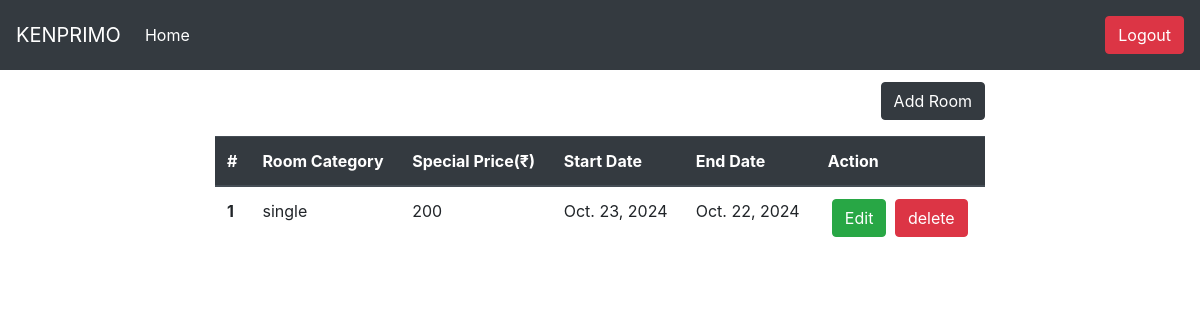
Screenshot of /view_offer/ with the database file from the repository.
### crudapp/models.py (models this page shows)
class SpecialRate(models.Model):
    room_category =models.CharField(max_length=255)
    start_date=models.DateField(null=True)
    end_date=models.DateField(null=True)
    room_multiplier = models.IntegerField(default=0)

### crudapp/views.py (the view)
# urls.py: path('view_offer/', views.view_offer, name='view_offer'),
def view_offer(request):
    spcl= SpecialRate.objects.all()
    cat=RoomCategory.objects.all()
    return render(request, "Special_rate/view_offer.html", {'spcl':spcl, 'cat':cat})

### crudapp/templates/Special_rate/view_offer.html (shortened to what this page needs)
{% extends 'base.html' %}
{% block content %}
<div class="container-fluid">
    <div class="row">
        <div class="col-lg-8 col-md-8 col-sm-12" style="margin: 1% auto;">
            <div style="text-align: right;" class="mb-3">
                <a href="" class="" data-toggle="modal" data-target="#add_special"><button type="button" class="btn btn-dark">Add Room</button></a>
            </div>
            <table class="table table-responsive-sm " >
                <thead class="thead-dark">
                  <tr>
                    <th scope="col">#</th>
                    <th scope="col">Room Category</th>
                    <th scope="col">Special Price(₹)</th>
                    <th scope="col">Start Date</th>
                    <th scope="col">End Date</th>
                    <th scope="col">Action</th>
                  </tr>
                </thead>
                <tbody>
                    {% for sp in spcl%}
                  <tr>
                    <th scope="row">{{forloop.counter}}</th>
                    <td>{{sp.room_category}} </td>
                    <td>{{sp.room_multiplier}} </td>
                    <td>{{sp.start_date}} </td>
                    <td>{{sp.end_date}} </td>
                    <td>
                        <a href="#" class="btn btn-success ml-1 mb-2" data-toggle="modal" data-target="#edit_special{{sp.id}}">Edit</a>
                        <a href="{% url 'delete_specialrate' sp.id%}">
                        <button class=" btn btn-danger ml-1 mb-2" >delete</button></a>
                    </td>
                  </tr>
                  {%endfor%}
                </tbody>
              </table>
        </div>
    </div>
</div>
{% endblock %}

### rows the page displays
SpecialRate: room_category "single", room_multiplier "200", start_date "Oct. 23, 2024", end_date "Oct. 22, 2024"
